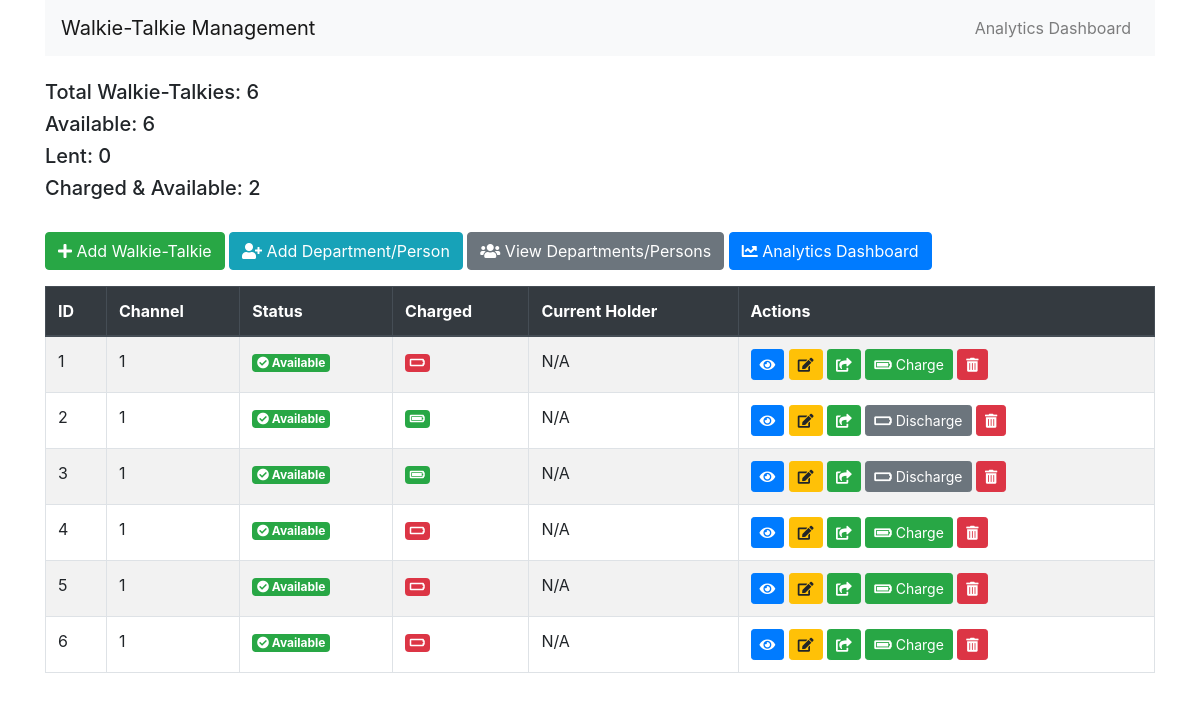
Before: / with the older database file.
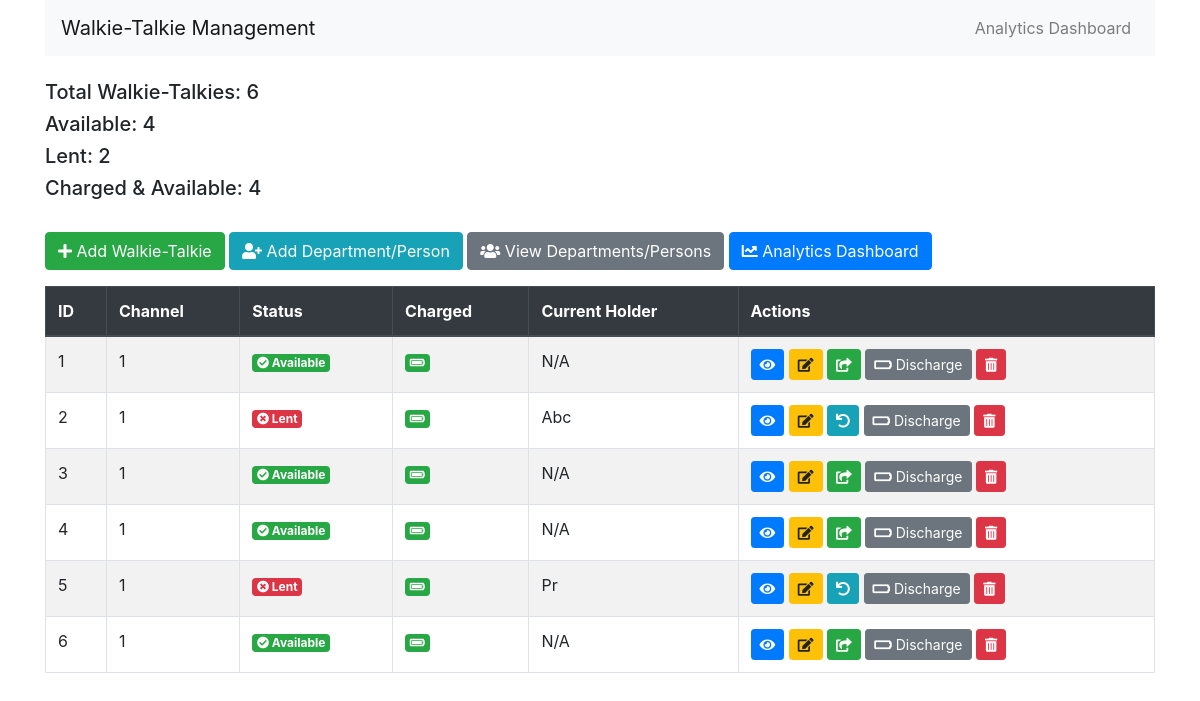
After: the same page with the newer database file.
### models.py (models this page shows)
class WalkieTalkie(db.Model):
    id = db.Column(db.Integer, primary_key=True)
    channel = db.Column(db.Integer, nullable=True, default=1)
    is_lent = db.Column(db.Boolean, default=False)
    current_holder = db.Column(db.String(100), nullable=True)
    is_charged = db.Column(db.Boolean, default=False)  # Default is now False (discharged)
    rental_history = db.relationship('Rental', backref='walkie_talkie', lazy=True)
    rental_history = db.relationship('Rental', backref='walkie_talkie', lazy=True)

### routes.py (the view)
@app.route('/')
def index():
    walkie_talkies = WalkieTalkie.query.all()
    total_wt = len(walkie_talkies)
    available_wt = WalkieTalkie.query.filter_by(is_lent=False).count()
    lent_wt = WalkieTalkie.query.filter_by(is_lent=True).count()
    charged_wt = WalkieTalkie.query.filter_by(is_lent=False, is_charged=True).count()
    return render_template('index.html', walkie_talkies=walkie_talkies, total_wt=total_wt,
                           available_wt=available_wt, lent_wt=lent_wt, charged_wt=charged_wt)

### templates/index.html (shortened to what this page needs)
{% extends 'base.html' %}
{% block content %}
<div class="row mb-4">
    <div class="col">
        <h5>Total Walkie-Talkies: {{ total_wt }}</h5>
        <h5>Available: {{ available_wt }}</h5>
        <h5>Lent: {{ lent_wt }}</h5>
        <h5>Charged & Available: {{ charged_wt }}</h5>
    </div>
</div>
<div class="mb-3">
    <a href="{{ url_for('add_walkie_talkie') }}" class="btn btn-success">
        <i class="fas fa-plus"></i> Add Walkie-Talkie
    </a>
    <a href="{{ url_for('add_department') }}" class="btn btn-info">
        <i class="fas fa-user-plus"></i> Add Department/Person
    </a>
    <a href="{{ url_for('departments') }}" class="btn btn-secondary">
        <i class="fas fa-users"></i> View Departments/Persons
    </a>
    <a href="{{ url_for('analytics') }}" class="btn btn-primary">
        <i class="fas fa-chart-line"></i> Analytics Dashboard
    </a>
</div>
<table class="table table-striped table-bordered">
    <thead class="thead-dark">
        <tr>
            <th>ID</th>
            <th>Channel</th>
            <th>Status</th>
            <th>Charged</th>
            <th>Current Holder</th>
            <th>Actions</th>
        </tr>
    </thead>
    <tbody>
        {% for wt in walkie_talkies %}
        <tr class="{% if wt.is_lent %}lent-row{% endif %}">
            <td>{{ wt.id }}</td>
            <td>{{ wt.channel }}</td>
            <td>
                {% if wt.is_lent %}
                    <span class="badge badge-danger" data-toggle="tooltip" title="Lent to {{ wt.current_holder }}">
                        <i class="fas fa-times-circle"></i> Lent
                    </span>
                {% else %}
                    <span class="badge badge-success" data-toggle="tooltip" title="Available for lending">
                        <i class="fas fa-check-circle"></i> Available
                    </span>
                {% endif %}
            </td>
            <td>
                {% if wt.is_charged %}
                    <span class="badge badge-success" data-toggle="tooltip" title="Fully Charged">
                        <i class="fas fa-battery-full"></i>
                    </span>
                {% else %}
                    <span class="badge badge-danger" data-toggle="tooltip" title="Not Charged">
                        <i class="fas fa-battery-empty"></i>
                    </span>
                {% endif %}
            </td>
            <td>{{ wt.current_holder or 'N/A' }}</td>
            <td>
                <a href="{{ url_for('view_walkie_talkie', wt_id=wt.id) }}" class="btn btn-sm btn-primary" data-toggle="tooltip" title="View Details">
                    <i class="fas fa-eye"></i>
                </a>
                <a href="{{ url_for('edit_walkie_talkie', wt_id=wt.id) }}" class="btn btn-sm btn-warning" data-toggle="tooltip" title="Edit">
                    <i class="fas fa-edit"></i>
                </a>
                {% if not wt.is_lent %}
                    <a href="{{ url_for('lend_walkie_talkie', wt_id=wt.id) }}" class="btn btn-sm btn-success" data-toggle="tooltip" title="Lend">
                        <i class="fas fa-share-square"></i>
                    </a>
                {% else %}
                    <a href="{{ url_for('return_walkie_talkie', wt_id=wt.id) }}" class="btn btn-sm btn-info" data-toggle="tooltip" title="Return">
                        <i class="fas fa-undo"></i>
                    </a>
                {% endif %}
                <form action="{{ url_for('toggle_charge_status', wt_id=wt.id) }}" method="post" style="display:inline;">
                    <button type="submit" class="btn btn-sm {% if wt.is_charged %}btn-secondary{% else %}btn-success{% endif %}" data-toggle="tooltip" title="Toggle Charge Status">
                        {% if wt.is_charged %}
                            <i class="fas fa-battery-empty"></i> Discharge
                        {% else %}
                            <i class="fas fa-battery-full"></i> Charge
                        {% endif %}
                    </button>
                </form>
                <form action="{{ url_for('delete_walkie_talkie', wt_id=wt.id) }}" method="post" style="display:inline;">
                    <button type="submit" class="btn btn-sm btn-danger" onclick="return confirm('Are you sure you want to delete this walkie-talkie?');" data-toggle="tooltip" title="Delete">
                        <i class="fas fa-trash-alt"></i>
                    </button>
                </form>
            </td>
        </tr>
        {% endfor %}
    </tbody>
</table>
{% endblock %}

### templates/base.html (shortened to what this page needs)
<!DOCTYPE html>
<html>
<head>
    <link rel="stylesheet"
          href="https://maxcdn.bootstrapcdn.com/bootstrap/4.5.2/css/bootstrap.min.css">
    <link rel="stylesheet" href="https://cdnjs.cloudflare.com/ajax/libs/font-awesome/5.15.1/css/all.min.css">
</head>
<body>
    <div class="container">
        <nav class="navbar navbar-expand-lg navbar-light bg-light mb-4">
            <a class="navbar-brand" href="{{ url_for('index') }}">Walkie-Talkie Management</a>
            <div class="collapse navbar-collapse">
                <ul class="navbar-nav ml-auto">
                    <li class="nav-item">
                        <a class="nav-link" href="{{ url_for('analytics') }}">Analytics Dashboard</a>
                    </li>
                </ul>
            </div>
        </nav>
        {% block content %}{% endblock %}
    </div>
</body>
</html>

### templates/base.html (style rules this page uses)
.lent-row { animation: pulse 2s infinite; }

Changed rows visible on the page:
changed WalkieTalkie id 1: is_charged "Charge" → "Discharge"
changed WalkieTalkie id 2: current_holder "N/A" → "Abc"; is_lent "Available" → "Lent"
changed WalkieTalkie id 4: is_charged "Charge" → "Discharge"
changed WalkieTalkie id 5: current_holder "N/A" → "Pr"; is_lent "Available" → "Lent"; is_charged "Charge" → "Discharge"
changed WalkieTalkie id 6: is_charged "Charge" → "Discharge"
Other visible differences:
{{ available_wt }}: "6" → "4"
{{ lent_wt }}: "0" → "2"
{{ charged_wt }}: "2" → "4"
